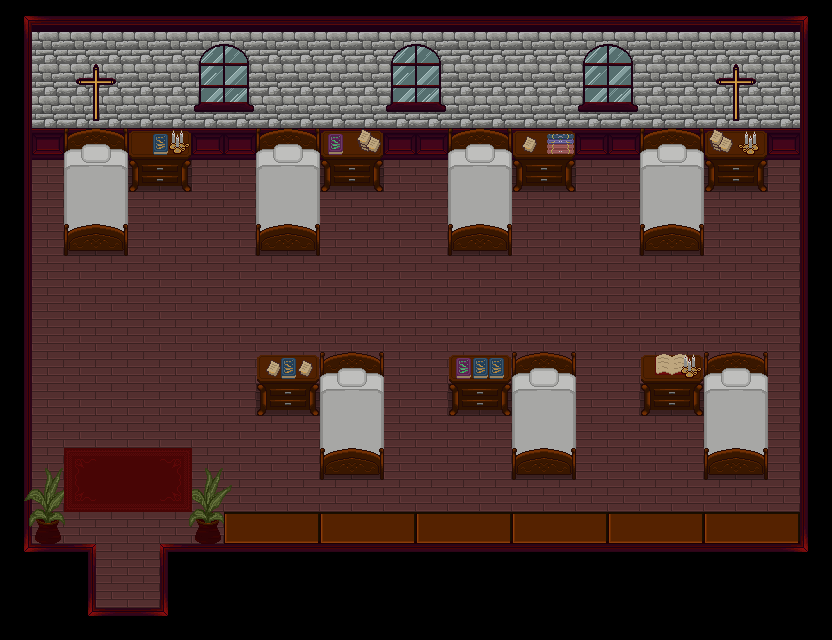

A 2D game scene composited from a Tiled map and its tileset images. What follows is a short description and the map's XML, with each tile layer's data collapsed to a summary:
An orthogonal 26x20 tile map with 32x32 px tiles, 6 tile layers (floor, wall, bed, object, ...), 2 tilesets.

<map version="1.10" tiledversion="1.11.0" orientation="orthogonal" renderorder="right-down" width="26" height="20" tilewidth="32" tileheight="32" infinite="0" nextlayerid="7" nextobjectid="1">
 <tileset firstgid="1" source="chuchasset.tsx" />
 <tileset firstgid="783" source="chuchasset2.tsx" />
 <layer id="1" name="floor" width="26" height="20">
  <data>[520 cells, 388 non-empty, 6 distinct tile ids]</data>
 </layer>
 <layer id="2" name="wall" width="26" height="20">
  <data>[520 cells, 184 non-empty, 20 distinct tile ids]</data>
 </layer>
 <layer id="3" name="bed" width="26" height="20">
  <data>[520 cells, 76 non-empty, 13 distinct tile ids]</data>
 </layer>
 <layer id="4" name="object" width="26" height="20">
  <data>[520 cells, 46 non-empty, 15 distinct tile ids]</data>
 </layer>
 <layer id="6" name="v" width="26" height="20">
  <data>[520 cells, 49 non-empty, 21 distinct tile ids]</data>
 </layer>
 <layer id="5" name="objects2" width="26" height="20">
  <data>[520 cells, 38 non-empty, 21 distinct tile ids]</data>
 </layer>
</map>
